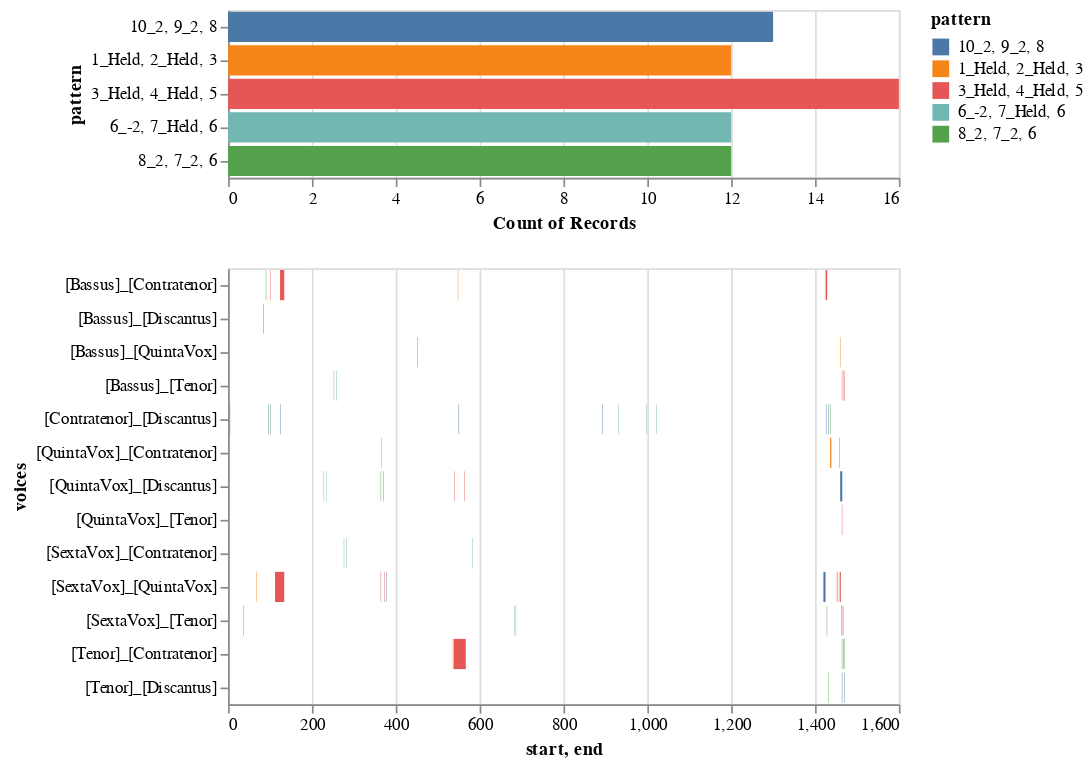

Here is the notebook cell this chart was saved with:
### Code cell
h_ng_top_patterns_df = h_ng.stack().value_counts().to_frame().head(5)
h_ng_chart, h_ng_heat_map_df = viz.plot_ngrams_heatmap(model, h_ng, patterns=h_ng_top_patterns_df.index.to_list())
h_ng_chart

### Figure 1 — Vega-Lite specification as saved in the notebook (floating-point values rounded to 4 significant figures)
{"config": {"view": {"continuousWidth": 400, "continuousHeight": 300}}, "vconcat": [{"mark": "bar", "encoding": {"color": {"type": "nominal", "field": "pattern"}, "opacity": {"condition": {"value": 1, "selection": "selector003"}, "value": 0.2}, "x": {"type": "nominal", "aggregate": "count", "field": "pattern"}, "y": {"type": "nominal", "field": "pattern"}}, "selection": {"selector003": {"type": "multi", "fields": ["pattern"]}}}, {"mark": "bar", "encoding": {"color": {"type": "nominal", "field": "pattern"}, "opacity": {"condition": {"value": 1, "selection": "selector003"}, "value": 0.2}, "x": {"type": "quantitative", "field": "start"}, "x2": {"field": "end"}, "y": {"type": "nominal", "field": "voices"}}, "selection": {"selector003": {"type": "multi", "fields": ["pattern"]}}}], "data": {"name": "data-2dc8a75e8544ee90b89810bc39370a2d"}, "$schema": "https://vega.github.io/schema/vega-lite/v4.8.1.json", "datasets": {"data-2dc8a75e8544ee90b89810bc39370a2d": [{"start": 4.0, "voices": "[Contratenor]_[Discantus]", "pattern": "8_2, 7_2, 6", "end": 5.0}, {"start": 96.0, "voices": "[Contratenor]_[Discantus]", "pattern": "10_2, 9_2, 8", "end": 97.0}, {"start": 100.0, "voices": "[Contratenor]_[Discantus]", "pattern": "8_2, 7_2, 6", "end": 101.0}, {"start": 124.0, "voices": "[Contratenor]_[Discantus]", "pattern": "10_2, 9_2, 8", "end": 125.0}, {"start": 550.0, "voices": "[Contratenor]_[Discantus]", "pattern": "10_2, 9_2, 8", "end": 551.0}, {"start": 892.0, "voices": "[Contratenor]_[Discantus]", "pattern": "10_2, 9_2, 8", "end": 893.0}, {"start": 931.0, "voices": "[Contratenor]_[Discantus]", "pattern": "6_-2, 7_Held, 6", "end": 932.0}, {"start": 998.0, "voices": "[Contratenor]_[Discantus]", "pattern": "6_-2, 7_Held, 6", "end": 999.0}, {"start": 1022.0, "voices": "[Contratenor]_[Discantus]", "pattern": "6_-2, 7_Held, 6", "end": 1023.0}, {"start": 1426.0, "voices": "[Contratenor]_[Discantus]", "pattern": "10_2, 9_2, 8", "end": 1427.0}, {"start": 1432.0, "voices": "[Contratenor]_[Discantus]", "pattern": "10_2, 9_2, 8", "end": 1433.0}, {"start": 1436.0, "voices": "[Contratenor]_[Discantus]", "pattern": "8_2, 7_2, 6", "end": 1437.0}, {"start": 538.0, "voices": "[Tenor]_[Contratenor]", "pattern": "3_Held, 4_Held, 5", "end": 567.0}, {"start": 536.0, "voices": "[Tenor]_[Contratenor]", "pattern": "1_Held, 2_Held, 3", "end": 537.0}, {"start": 1464.0, "voices": "[Tenor]_[Contratenor]", "pattern": "8_2, 7_2, 6", "end": 1465.0}, {"start": 1468.0, "voices": "[Tenor]_[Contratenor]", "pattern": "10_2, 9_2, 8", "end": 1469.0}, {"start": 1470.0, "voices": "[Tenor]_[Contratenor]", "pattern": "8_2, 7_2, 6", "end": 1471.0}, {"start": 1432.0, "voices": "[Tenor]_[Discantus]", "pattern": "8_2, 7_2, 6", "end": 1433.0}, {"start": 1464.0, "voices": "[Tenor]_[Discantus]", "pattern": "10_2, 9_2, 8", "end": 1465.0}, {"start": 1470.0, "voices": "[Tenor]_[Discantus]", "pattern": "10_2, 9_2, 8", "end": 1471.0}, {"start": 1464.0, "voices": "[QuintaVox]_[Tenor]", "pattern": "3_Held, 4_Held, 5", "end": 1465.0}, {"start": 1436.0, "voices": "[QuintaVox]_[Contratenor]", "pattern": "1_Held, 2_Held, 3", "end": 1439.0}, {"start": 1458.0, "voices": "[QuintaVox]_[Contratenor]", "pattern": "8_2, 7_2, 6", "end": 1459.0}, {"start": 366.0, "voices": "[QuintaVox]_[Contratenor]", "pattern": "1_Held, 2_Held, 3", "end": 367.0}, {"start": 540.0, "voices": "[QuintaVox]_[Discantus]", "pattern": "3_Held, 4_Held, 5", "end": 541.0}, {"start": 564.0, "voices": "[QuintaVox]_[Discantus]", "pattern": "3_Held, 4_Held, 5", "end": 565.0}, {"start": 364.0, "voices": "[QuintaVox]_[Discantus]", "pattern": "8_2, 7_2, 6", "end": 365.0}, {"start": 1460.0, "voices": "[QuintaVox]_[Discantus]", "pattern": "10_2, 9_2, 8", "end": 1465.0}, {"start": 370.0, "voices": "[QuintaVox]_[Discantus]", "pattern": "8_2, 7_2, 6", "end": 371.0}, {"start": 228.0, "voices": "[QuintaVox]_[Discantus]", "pattern": "6_-2, 7_Held, 6", "end": 229.0}, {"start": 234.0, "voices": "[QuintaVox]_[Discantus]", "pattern": "6_-2, 7_Held, 6", "end": 235.0}, {"start": 1420.0, "voices": "[SextaVox]_[QuintaVox]", "pattern": "10_2, 9_2, 8", "end": 1425.0}, {"start": 68.0, "voices": "[SextaVox]_[QuintaVox]", "pattern": "1_Held, 2_Held, 3", "end": 69.0}, {"start": 112.0, "voices": "[SextaVox]_[QuintaVox]", "pattern": "3_Held, 4_Held, 5", "end": 134.0}, {"start": 364.0, "voices": "[SextaVox]_[QuintaVox]", "pattern": "3_Held, 4_Held, 5", "end": 365.0}, {"start": 372.0, "voices": "[SextaVox]_[QuintaVox]", "pattern": "3_Held, 4_Held, 5", "end": 373.0}, {"start": 1452.0, "voices": "[SextaVox]_[QuintaVox]", "pattern": "1_Held, 2_Held, 3", "end": 1453.0}, {"start": 1458.0, "voices": "[SextaVox]_[QuintaVox]", "pattern": "1_Held, 2_Held, 3", "end": 1459.0}, {"start": 1460.0, "voices": "[SextaVox]_[QuintaVox]", "pattern": "3_Held, 4_Held, 5", "end": 1462.0}, {"start": 1454.0, "voices": "[SextaVox]_[QuintaVox]", "pattern": "3_Held, 4_Held, 5", "end": 1455.0}, {"start": 378.0, "voices": "[SextaVox]_[QuintaVox]", "pattern": "10_2, 9_2, 8", "end": 379.0}, {"start": 1428.0, "voices": "[SextaVox]_[Tenor]", "pattern": "8_2, 7_2, 6", "end": 1429.0}, {"start": 686.0, "voices": "[SextaVox]_[Tenor]", "pattern": "6_-2, 7_Held, 6", "end": 687.0}, {"start": 1462.0, "voices": "[SextaVox]_[Tenor]", "pattern": "1_Held, 2_Held, 3", "end": 1463.0}, {"start": 1464.0, "voices": "[SextaVox]_[Tenor]", "pattern": "3_Held, 4_Held, 5", "end": 1465.0}, {"start": 1468.0, "voices": "[SextaVox]_[Tenor]", "pattern": "1_Held, 2_Held, 3", "end": 1469.0}, {"start": 36.0, "voices": "[SextaVox]_[Tenor]", "pattern": "8_2, 7_2, 6", "end": 37.0}, {"start": 682.0, "voices": "[SextaVox]_[Tenor]", "pattern": "6_-2, 7_Held, 6", "end": 683.0}, {"start": 276.0, "voices": "[SextaVox]_[Contratenor]", "pattern": "6_-2, 7_Held, 6", "end": 277.0}, {"start": 282.0, "voices": "[SextaVox]_[Contratenor]", "pattern": "6_-2, 7_Held, 6", "end": 283.0}, {"start": 582.0, "voices": "[SextaVox]_[Contratenor]", "pattern": "6_-2, 7_Held, 6", "end": 583.0}, {"start": 452.0, "voices": "[Bassus]_[QuintaVox]", "pattern": "3_Held, 4_Held, 5", "end": 453.0}, {"start": 1460.0, "voices": "[Bassus]_[QuintaVox]", "pattern": "1_Held, 2_Held, 3", "end": 1461.0}, {"start": 1464.0, "voices": "[Bassus]_[Tenor]", "pattern": "3_Held, 4_Held, 5", "end": 1465.0}, {"start": 1468.0, "voices": "[Bassus]_[Tenor]", "pattern": "1_Held, 2_Held, 3", "end": 1469.0}, {"start": 1470.0, "voices": "[Bassus]_[Tenor]", "pattern": "3_Held, 4_Held, 5", "end": 1471.0}, {"start": 252.0, "voices": "[Bassus]_[Tenor]", "pattern": "6_-2, 7_Held, 6", "end": 253.0}, {"start": 258.0, "voices": "[Bassus]_[Tenor]", "pattern": "6_-2, 7_Held, 6", "end": 259.0}, {"start": 100.0, "voices": "[Bassus]_[Contratenor]", "pattern": "3_Held, 4_Held, 5", "end": 101.0}, {"start": 124.0, "voices": "[Bassus]_[Contratenor]", "pattern": "3_Held, 4_Held, 5", "end": 134.0}, {"start": 548.0, "voices": "[Bassus]_[Contratenor]", "pattern": "1_Held, 2_Held, 3", "end": 549.0}, {"start": 1424.0, "voices": "[Bassus]_[Contratenor]", "pattern": "1_Held, 2_Held, 3", "end": 1425.0}, {"start": 1426.0, "voices": "[Bassus]_[Contratenor]", "pattern": "3_Held, 4_Held, 5", "end": 1429.0}, {"start": 90.0, "voices": "[Bassus]_[Contratenor]", "pattern": "8_2, 7_2, 6", "end": 91.0}, {"start": 84.0, "voices": "[Bassus]_[Discantus]", "pattern": "10_2, 9_2, 8", "end": 85.0}]}}
